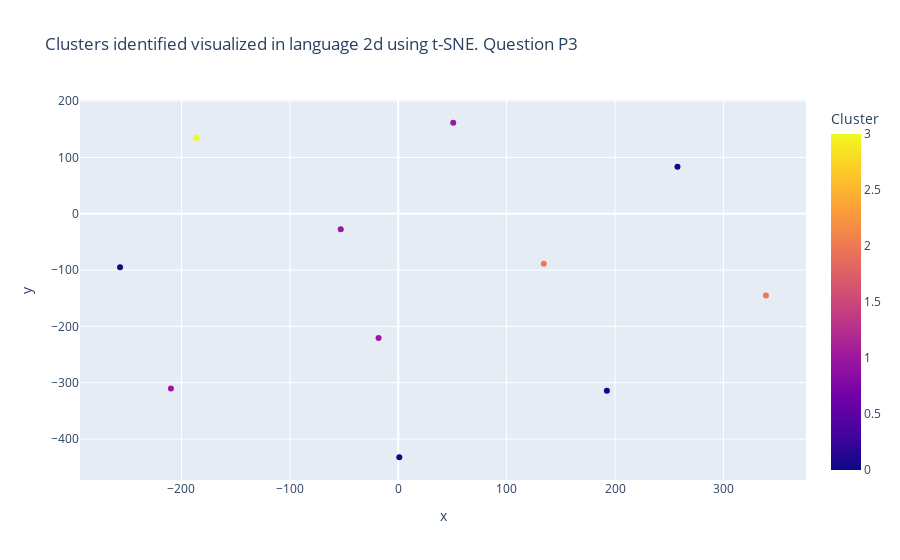
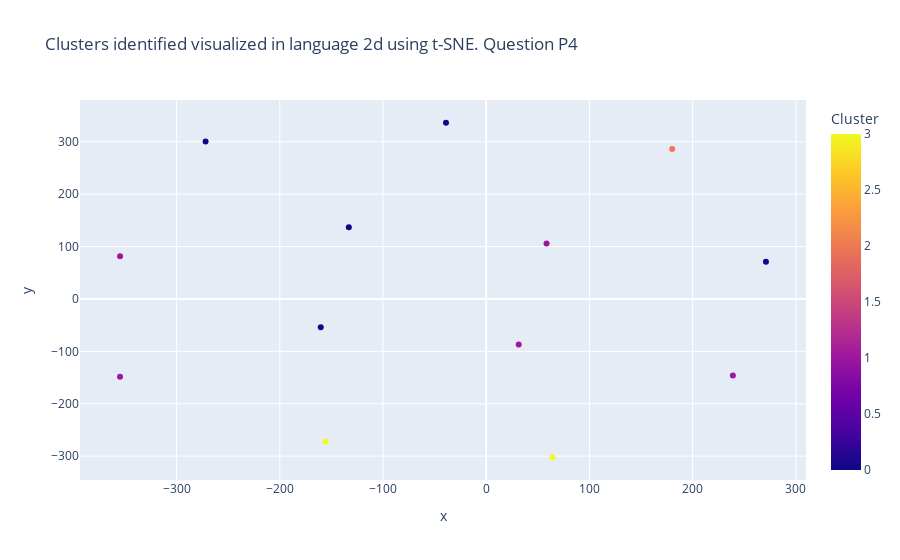
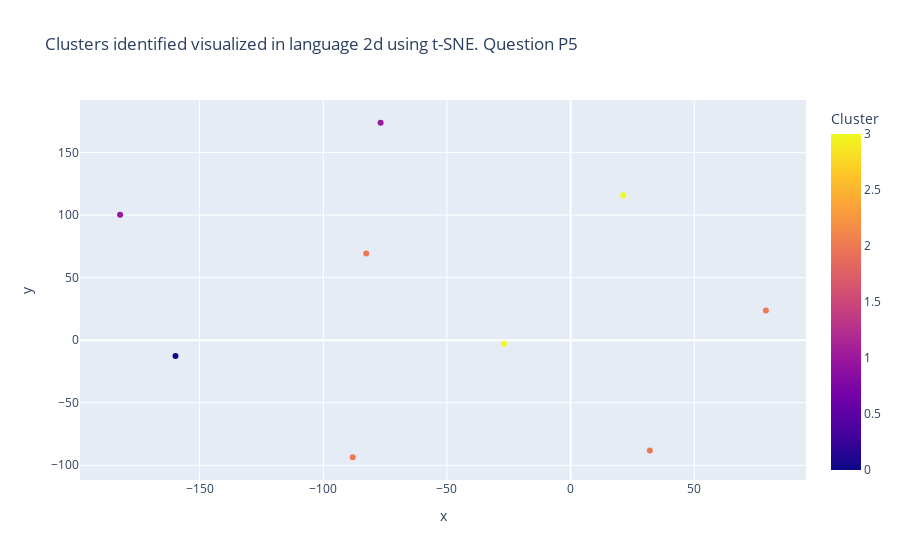
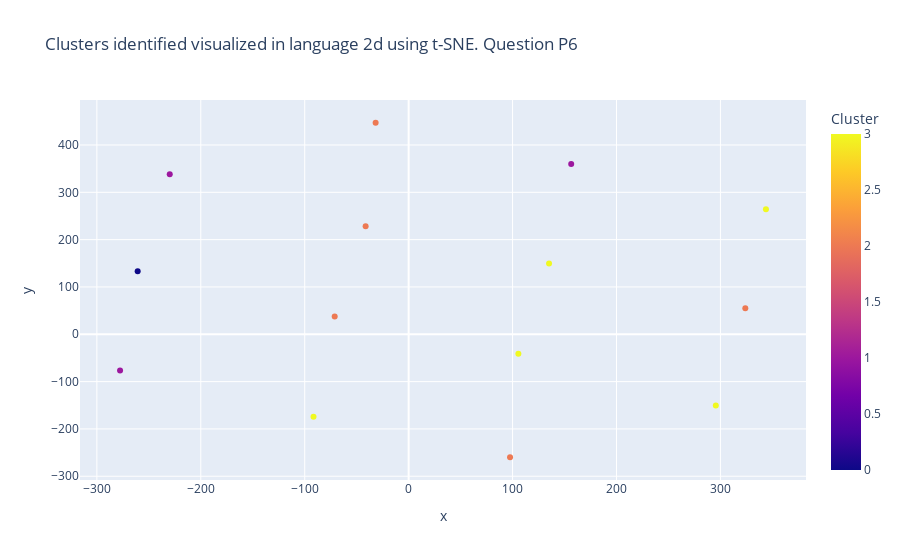

The notebook cell saved with these charts, in order:
### Code cell
for i in lista:
    df_sub = df[[i, 'NOMBRE']]
    df_sub = df_sub.dropna(subset=[i])

    # Apply get_embedding directly instead of using eval()
    df_sub['embedding'] = df_sub[i].apply(lambda x: np.array(get_embedding(x, model="text-embedding-3-small", question=i)))

    # TSNE visualization, important to note that the perplexity is a hyperparameter that can be tuned
    tsne = TSNE(n_components=2, perplexity=df_sub['NOMBRE'].count()-1, random_state=42, init='random', learning_rate=200)
    vis_dims = tsne.fit_transform(np.stack(df_sub['embedding'].values))

    matrix1 = np.vstack(df_sub.embedding.values)
    n_clusters = 4
    kmeans = KMeans(n_clusters = n_clusters, init='k-means++', random_state=42)
    kmeans.fit(matrix1)
    df_sub['Cluster'] = kmeans.labels_

    df_sub['x'] = vis_dims[:, 0]
    df_sub['y'] = vis_dims[:, 1]
    df_sub['Nombre'] = df_sub['NOMBRE']

    fig = px.scatter(df_sub, x='x', y='y',color='Cluster', hover_data=['Nombre'], title=f'Clusters identified visualized in language 2d using t-SNE. Question {i}', labels={'x': 'x', 'y': 'y'}, color_discrete_sequence=px.colors.qualitative.Set1)
    fig.update_traces(text=df_sub['Nombre'], textposition='top center')  # Colocar el nombre en la parte superior del punto
    fig.write_html(images_folder.joinpath(f'tsne_{i}.html'), auto_open=False)
    fig.show()

    df_sub.to_csv(data_folders[0].joinpath(f'Embedded_answers_{i}.csv'))

### Figure 1 — Plotly figure (JSON) as saved in the notebook; plotly's stock layout.template omitted (floating-point values rounded to 4 significant figures)
{"data": [{"customdata": [["Brandon Santos "], ["Michael Patton "], ["Wanda Gray "], ["Anna Roy "], ["Cielo"], ["Mace"], ["Milena"], ["John Leblanc"], ["Valentina"], ["Diana"], ["Dale Rodriguez"]], "hovertemplate": "x=%{x}<br>y=%{y}<br>Nombre=%{customdata[0]}<br>Cluster=%{marker.color}<extra></extra>", "legendgroup": "", "marker": {"color": [1, 2, 0, 2, 0, 1, 1, 3, 0, 1, 0], "coloraxis": "coloraxis", "symbol": "circle"}, "mode": "markers", "name": "", "orientation": "v", "showlegend": false, "text": ["Brandon Santos ", "Michael Patton ", "Wanda Gray ", "Anna Roy ", "Cielo", "Mace", "Milena", "John Leblanc", "Valentina", "Diana", "Dale Rodriguez"], "textposition": "top center", "type": "scatter", "x": [-209.7, 339.2, 0.9997, 134.3, 192.5, -53.01, -18.14, -186.2, -256.6, 50.74, 257.6], "xaxis": "x", "y": [-310.4, -145.2, -432.3, -88.65, -314.3, -27.5, -220.6, 134.4, -94.79, 161.6, 83.61], "yaxis": "y"}], "layout": {"coloraxis": {"colorbar": {"title": {"text": "Cluster"}}, "colorscale": [[0, "#0d0887"], [0.1111, "#46039f"], [0.2222, "#7201a8"], [0.3333, "#9c179e"], [0.4444, "#bd3786"], [0.5556, "#d8576b"], [0.6667, "#ed7953"], [0.7778, "#fb9f3a"], [0.8889, "#fdca26"], [1, "#f0f921"]]}, "legend": {"tracegroupgap": 0}, "title": {"text": "Clusters identified visualized in language 2d using t-SNE. Question P3"}, "xaxis": {"anchor": "y", "domain": [0, 1], "title": {"text": "x"}}, "yaxis": {"anchor": "x", "domain": [0, 1], "title": {"text": "y"}}}}

### Figure 2 — Plotly figure (JSON) as saved in the notebook; plotly's stock layout.template omitted (floating-point values rounded to 4 significant figures)
{"data": [{"customdata": [["Brandon Santos "], ["Michael Patton "], ["Dennis Kennedy "], ["Wanda Gray "], ["Cielo"], ["Mace"], ["Milena"], ["John Leblanc"], ["Diana"], ["Melissa Haley"], ["Lisa Cook"], ["Audrey Johnson"], ["Dale Rodriguez"]], "hovertemplate": "x=%{x}<br>y=%{y}<br>Nombre=%{customdata[0]}<br>Cluster=%{marker.color}<extra></extra>", "legendgroup": "", "marker": {"color": [0, 2, 0, 0, 0, 1, 3, 1, 3, 1, 0, 1, 1], "coloraxis": "coloraxis", "symbol": "circle"}, "mode": "markers", "name": "", "orientation": "v", "showlegend": false, "text": ["Brandon Santos ", "Michael Patton ", "Dennis Kennedy ", "Wanda Gray ", "Cielo", "Mace", "Milena", "John Leblanc", "Diana", "Melissa Haley", "Lisa Cook", "Audrey Johnson", "Dale Rodriguez"], "textposition": "top center", "type": "scatter", "x": [-38.94, 180.2, 271.1, -160.3, -133.1, -354.7, 64.34, 239.0, -155.6, 58.48, -271.9, -354.7, 31.5], "xaxis": "x", "y": [336.3, 286.2, 71.01, -54.17, 136.9, 81.68, -302.1, -145.9, -271.8, 106.0, 300.6, -148.3, -86.87], "yaxis": "y"}], "layout": {"coloraxis": {"colorbar": {"title": {"text": "Cluster"}}, "colorscale": [[0, "#0d0887"], [0.1111, "#46039f"], [0.2222, "#7201a8"], [0.3333, "#9c179e"], [0.4444, "#bd3786"], [0.5556, "#d8576b"], [0.6667, "#ed7953"], [0.7778, "#fb9f3a"], [0.8889, "#fdca26"], [1, "#f0f921"]]}, "legend": {"tracegroupgap": 0}, "title": {"text": "Clusters identified visualized in language 2d using t-SNE. Question P4"}, "xaxis": {"anchor": "y", "domain": [0, 1], "title": {"text": "x"}}, "yaxis": {"anchor": "x", "domain": [0, 1], "title": {"text": "y"}}}}

### Figure 3 — Plotly figure (JSON) as saved in the notebook; plotly's stock layout.template omitted (floating-point values rounded to 4 significant figures)
{"data": [{"customdata": [["Brandon Santos "], ["Dennis Kennedy "], ["Anna Roy "], ["Cielo"], ["Milena"], ["John Leblanc"], ["Lisa Cook"], ["Audrey Johnson"], ["Dale Rodriguez"]], "hovertemplate": "x=%{x}<br>y=%{y}<br>Nombre=%{customdata[0]}<br>Cluster=%{marker.color}<extra></extra>", "legendgroup": "", "marker": {"color": [2, 2, 3, 0, 1, 1, 2, 2, 3], "coloraxis": "coloraxis", "symbol": "circle"}, "mode": "markers", "name": "", "orientation": "v", "showlegend": false, "text": ["Brandon Santos ", "Dennis Kennedy ", "Anna Roy ", "Cielo", "Milena", "John Leblanc", "Lisa Cook", "Audrey Johnson", "Dale Rodriguez"], "textposition": "top center", "type": "scatter", "x": [32.03, -88.08, -26.91, -159.8, -182.2, -76.82, 78.98, -82.64, 21.3], "xaxis": "x", "y": [-88.09, -93.58, -2.824, -12.61, 100.2, 173.9, 23.75, 69.24, 116.0], "yaxis": "y"}], "layout": {"coloraxis": {"colorbar": {"title": {"text": "Cluster"}}, "colorscale": [[0, "#0d0887"], [0.1111, "#46039f"], [0.2222, "#7201a8"], [0.3333, "#9c179e"], [0.4444, "#bd3786"], [0.5556, "#d8576b"], [0.6667, "#ed7953"], [0.7778, "#fb9f3a"], [0.8889, "#fdca26"], [1, "#f0f921"]]}, "legend": {"tracegroupgap": 0}, "title": {"text": "Clusters identified visualized in language 2d using t-SNE. Question P5"}, "xaxis": {"anchor": "y", "domain": [0, 1], "title": {"text": "x"}}, "yaxis": {"anchor": "x", "domain": [0, 1], "title": {"text": "y"}}}}

### Figure 4 — Plotly figure (JSON) as saved in the notebook; plotly's stock layout.template omitted (floating-point values rounded to 4 significant figures)
{"data": [{"customdata": [["Brandon Santos "], ["Michael Patton "], ["Dennis Kennedy "], ["Wanda Gray "], ["Samantha Fitzpatrick "], ["Mace"], ["Milena"], ["John Leblanc"], ["Valentina"], ["Diana"], ["Melissa Haley"], ["Lisa Cook"], ["Audrey Johnson"], ["Dale Rodriguez"]], "hovertemplate": "x=%{x}<br>y=%{y}<br>Nombre=%{customdata[0]}<br>Cluster=%{marker.color}<extra></extra>", "legendgroup": "", "marker": {"color": [1, 3, 2, 2, 2, 0, 3, 2, 3, 3, 3, 2, 1, 1], "coloraxis": "coloraxis", "symbol": "circle"}, "mode": "markers", "name": "", "orientation": "v", "showlegend": false, "text": ["Brandon Santos ", "Michael Patton ", "Dennis Kennedy ", "Wanda Gray ", "Samantha Fitzpatrick ", "Mace", "Milena", "John Leblanc", "Valentina", "Diana", "Melissa Haley", "Lisa Cook", "Audrey Johnson", "Dale Rodriguez"], "textposition": "top center", "type": "scatter", "x": [-277.7, 135.1, -41.39, -71.16, -31.76, -260.7, 343.8, 97.57, 295.6, 105.6, -91.52, 323.9, 156.4, -229.9], "xaxis": "x", "y": [-76.35, 149.6, 228.1, 37.42, 447.0, 133.3, 264.2, -259.9, -150.6, -41.17, -174.2, 54.77, 360.0, 338.3], "yaxis": "y"}], "layout": {"coloraxis": {"colorbar": {"title": {"text": "Cluster"}}, "colorscale": [[0, "#0d0887"], [0.1111, "#46039f"], [0.2222, "#7201a8"], [0.3333, "#9c179e"], [0.4444, "#bd3786"], [0.5556, "#d8576b"], [0.6667, "#ed7953"], [0.7778, "#fb9f3a"], [0.8889, "#fdca26"], [1, "#f0f921"]]}, "legend": {"tracegroupgap": 0}, "title": {"text": "Clusters identified visualized in language 2d using t-SNE. Question P6"}, "xaxis": {"anchor": "y", "domain": [0, 1], "title": {"text": "x"}}, "yaxis": {"anchor": "x", "domain": [0, 1], "title": {"text": "y"}}}}
